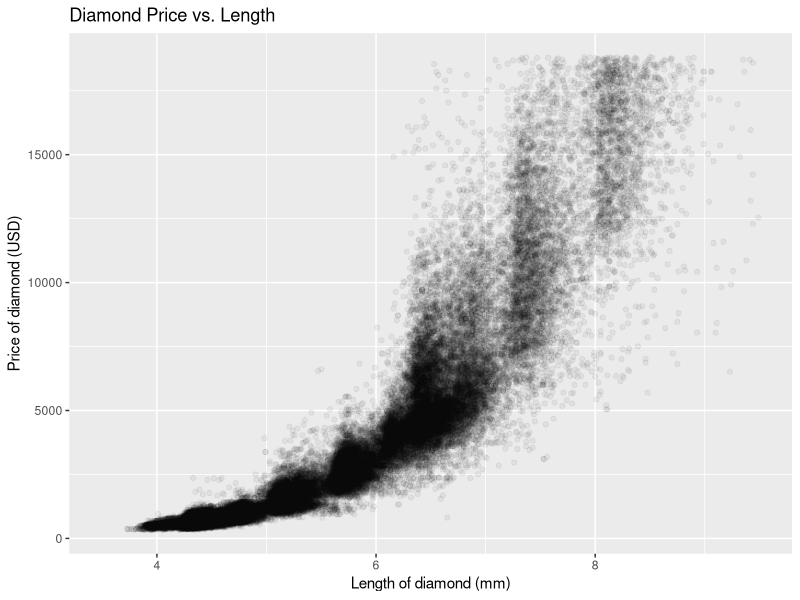
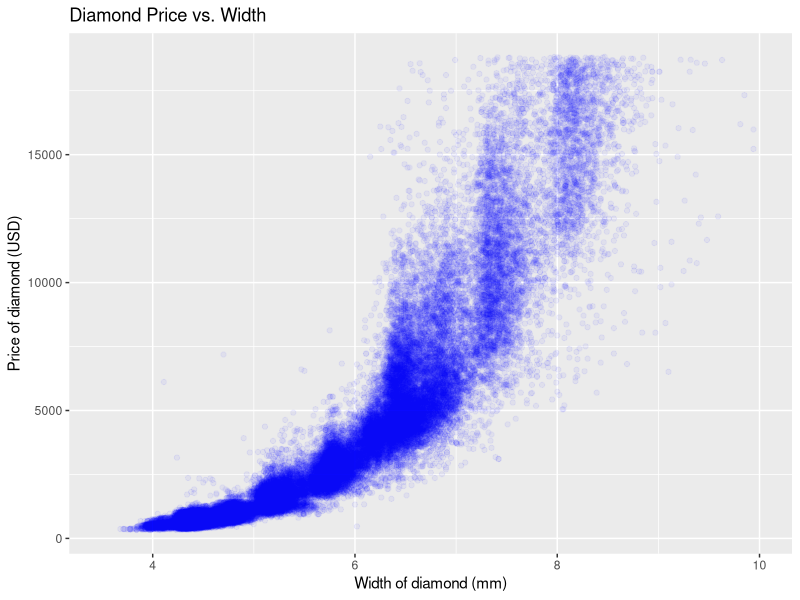
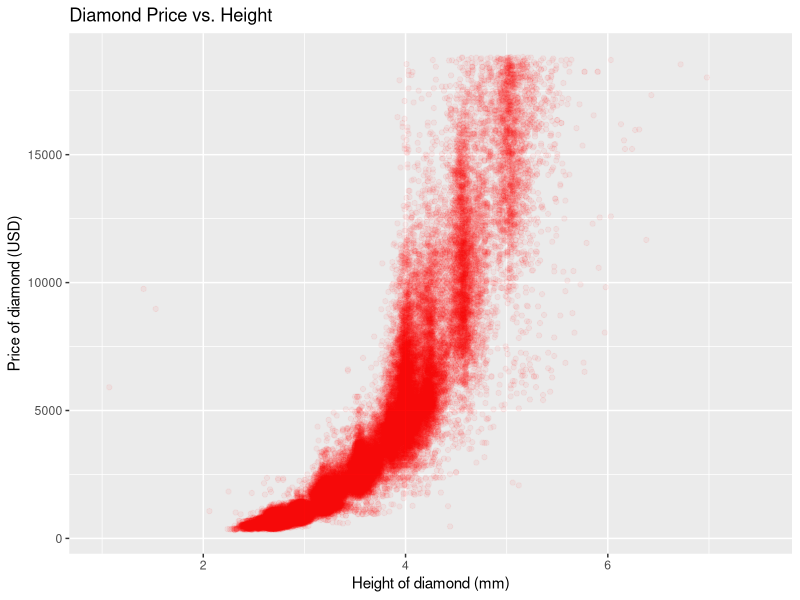
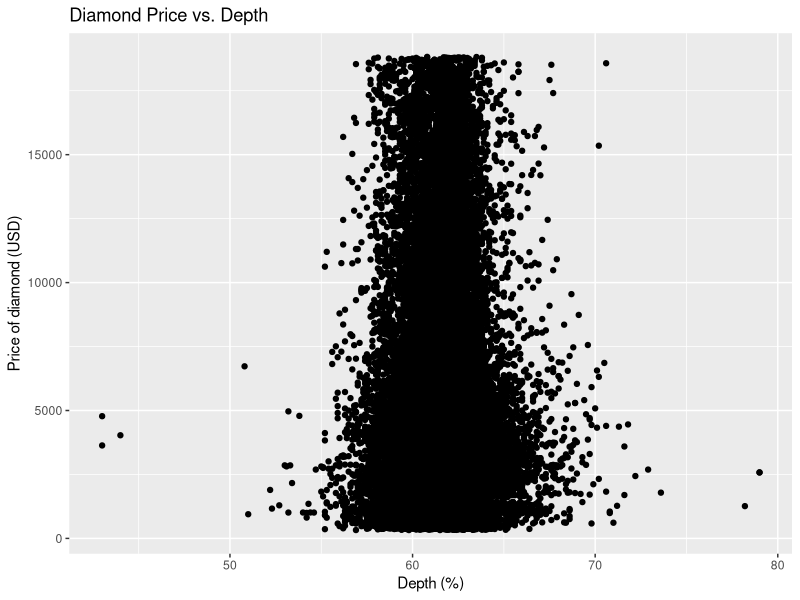
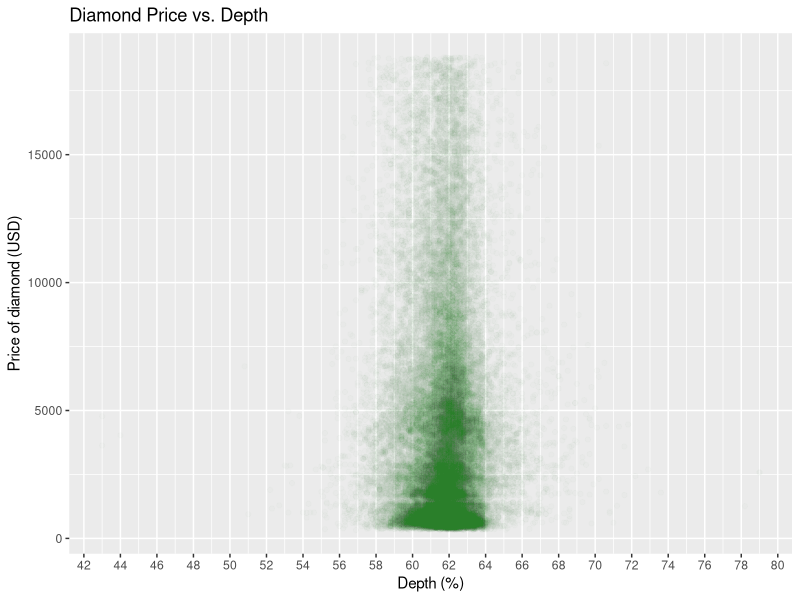
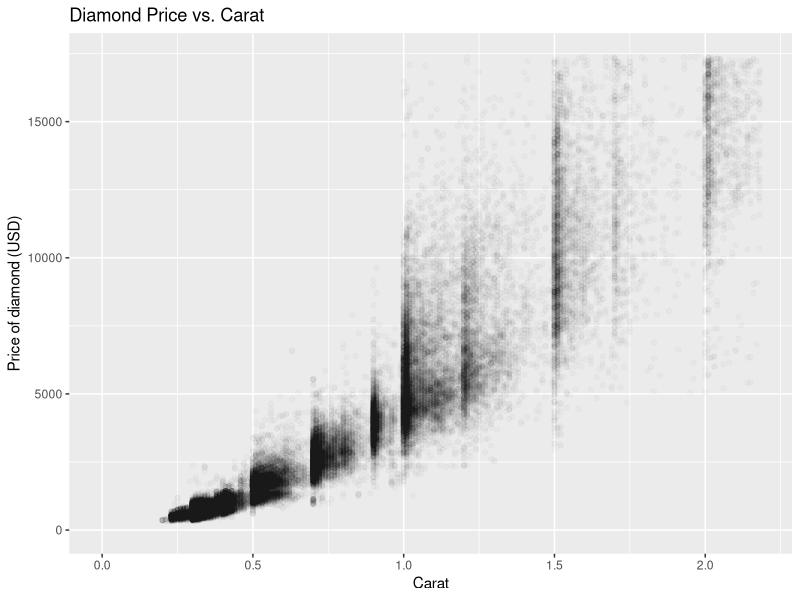
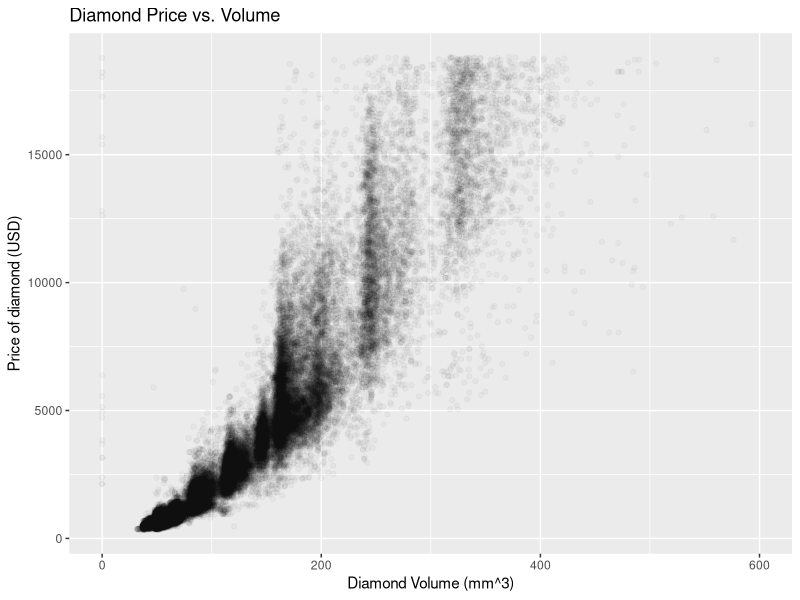

Source code (R) for these figures, in order: (Note: this script raises an error after producing the figures.)
## ---- chunk 1
library(ggplot2)
library(dplyr)
library(tidyr)
data("diamonds")
## ---- chunk 2
ggplot(aes(x = x, y = price), data = diamonds) + geom_point(alpha = 1/20) + 
  xlim(3.5,9.5) + 
  labs(title = "Diamond Price vs. Length", x = "Length of diamond (mm)",
  y = "Price of diamond (USD)")

ggplot(aes(x = y, y = price), data = diamonds) + geom_point(alpha = 1/20, color = "blue") + 
  xlim(3.5,10) + 
  labs(title = "Diamond Price vs. Width", x = "Width of diamond (mm)",
       y = "Price of diamond (USD)")
  
ggplot(aes(x = z, y = price), data = diamonds) + geom_point(alpha = 1/20, color = "red") + 
  xlim(1,7.5) +
  labs(title = "Diamond Price vs. Height", x = "Height of diamond (mm)",
       y = "Price of diamond (USD)")
## ---- chunk 3
cor(diamonds$x, diamonds$price)
cor(diamonds$y, diamonds$price)
cor(diamonds$z, diamonds$price)
## ---- chunk 4
ggplot(aes(x = depth, y = price), data = diamonds) + geom_point() + 
  labs(title = "Diamond Price vs. Depth", x = "Depth (%)",
       y = "Price of diamond (USD)")
## ---- chunk 5
ggplot(aes(x = depth, y = price), data = diamonds) + geom_point(alpha = 1/100, color = "green4") + 
  scale_x_continuous(breaks = seq(0, 100, 2)) + 
  labs(title = "Diamond Price vs. Depth", x = "Depth (%)",
       y = "Price of diamond (USD)")
## ---- chunk 6
cor(diamonds$depth, diamonds$price)
## ---- chunk 7
ggplot(aes(x = carat, y = price), data = diamonds) + geom_point(alpha = 1/50) + 
  xlim(0, quantile(diamonds$carat, 0.99)) +
  ylim(0, quantile(diamonds$price, 0.99)) +
  labs(title = "Diamond Price vs. Carat", x = "Carat",
       y = "Price of diamond (USD)")
## ---- chunk 8
ggplot(aes(x = x*y*z, y = price), data = diamonds) + geom_point(alpha = 1/30) +  
  xlim(0, 600) +
  labs(title = "Diamond Price vs. Volume", x = "Diamond Volume (mm^3)",
       y = "Price of diamond (USD)")
## ---- chunk 9
diamonds$diamonds_volume <- diamonds$x * diamonds$y * diamonds$z
cor(diamonds$diamonds_volume, diamonds$price)
## ---- chunk 10
ggplot(aes(x = diamonds_volume, y = price), data = diamonds[diamonds$diamonds_volume < 800 & diamonds$diamonds_volume > 0]) + 
  geom_point(alpha = 1/30) +  
  xlim(0, 600) +
  labs(title = "Diamond Price vs. Volume", x = "Diamond Volume (mm^3)",
       y = "Price of diamond (USD)")
## ---- chunk 11
diamondsByClarity <- diamonds %>% select(price, clarity)
## ---- chunk 12
diamondsByClarity2 <- diamondsByClarity %>% group_by(clarity) %>%
                      summarise(mean_price = mean(price), median_price = median(price), 
                          min_price = min(price), max_price = max(price), n = n())

print(diamondsByClarity2)
